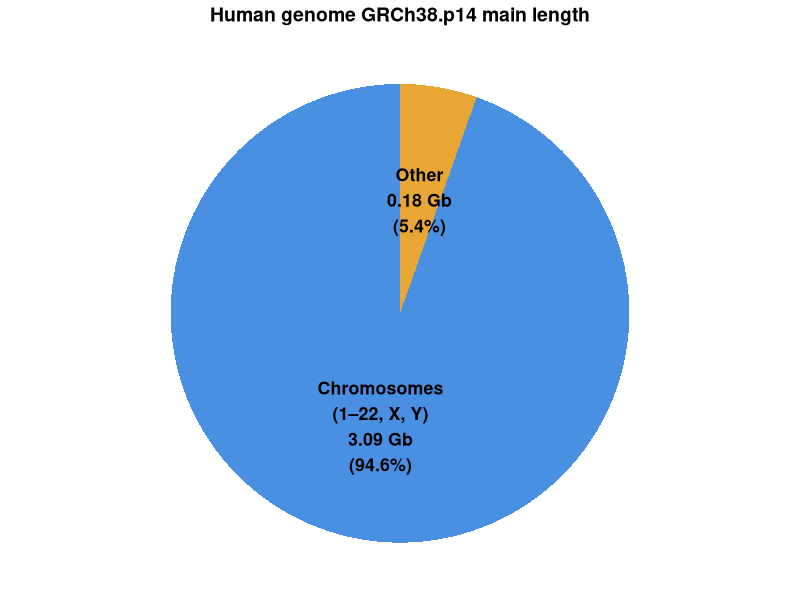

Here is the R script that generated this plot:
library(ggplot2)

# Create dataframe
main_data <- data.frame(
  component = c("Chromosomes\n(1–22, X, Y)", "Other"),
  length_bp = c(3088269830, 177115660),
  stringsAsFactors = FALSE
)

# Percentage and labels
main_data$percentage <- main_data$length_bp / sum(main_data$length_bp) * 100
main_data$label <- paste0(main_data$component, "\n", 
                          round(main_data$length_bp/1e9, 2), " Gb\n(", 
                          round(main_data$percentage, 1), "%)")

# Create figure with ggplot2
plot <- ggplot(main_data, aes(x = "", y = length_bp, fill = component)) +
  geom_bar(stat = "identity", width = 1) +
  coord_polar(theta = "y", start = 0) +
  scale_fill_manual(values = c("#4A90E2", "#E8A735")) +
  geom_text(aes(label = label), 
            position = position_stack(vjust = 0.5),
            size = 4.5, fontface = "bold") +
  theme_void() +
  theme(legend.position = "none",
        plot.title = element_text(hjust = 0.5, face = "bold", size = 14)) +
  ggtitle("Human genome GRCh38.p14 main length")
ggsave("human_genome_plot.png", plot = plot, width = 8, height = 6, dpi = 300)
